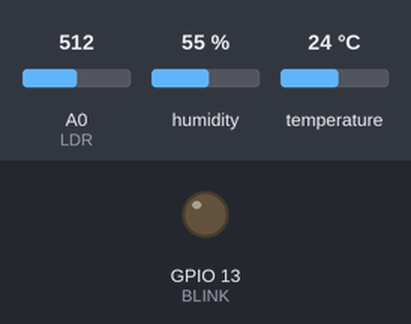
Recording of a sketch running on a simulated ESP8266 (NodeMCU). Parts: output pins drawn as LEDs (lit = HIGH). Wiring (inferred from the names in the program): DHT11 sensor: data GPIO 4. Inputs (shaded band) come from the test bench; at power-on: A0 (LDR) = 512, humidity 55 %, temperature 24 °C. WiFi joins after 1.5 s; servers stay silent unless stated; what the sketch prints to the serial monitor is not drawn.

Above: at 1.7 s.
At 11.4 s:
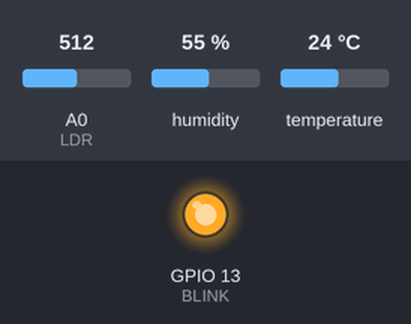
Timing chart, 0 to 28.1 s (numbered marks = the images above):
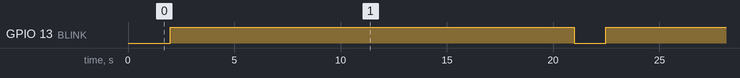

Measured:
- by itself, GPIO 13 (BLINK): alternates HIGH for 19.0 s and LOW for 1.5 s

The sketch:

Witty_ESP-12F_Light_sensor_to_ThingSpeak.ino
```cpp
#include <Adafruit_Sensor.h>
#include <DHT.h>
#include <DHT_U.h>
#include <ESP8266WiFi.h>

// replace with your channel’s thingspeak API key and your SSID and password
String apiKey = "YUNNBF1UYS1B5IGV";
const char* ssid = "IoTtest";
const char* password = "dr4gut1n";
const char* server = "api.thingspeak.com";

//#define DHTPIN D2
#define DHTPIN 4
#define DHTTYPE DHT11

const int LDR = A0;
const int BLINK = 13;


DHT dht(DHTPIN, DHTTYPE);
WiFiClient client;

void setup()
{
    Serial.begin(115200);
    delay(10);
    dht.begin();

    WiFi.begin(ssid, password);

    Serial.println();
    Serial.println();
    Serial.print("Connecting to ");
    Serial.println(ssid);

    WiFi.begin(ssid, password);

    while (WiFi.status() != WL_CONNECTED)
    {
        delay(500);
        Serial.print(".");
    }
    Serial.println("");
    Serial.println("WiFi connected");

    pinMode(LDR, INPUT);
    pinMode(BLINK, OUTPUT);

}

void loop()
{

    float h = dht.readHumidity();
    float t = dht.readTemperature();
    if (isnan(h) || isnan(t))
    {
        Serial.println("Failed to read from DHT sensor!");
        //return;
    }

    float ldr = analogRead(LDR);


    if (client.connect(server,80)) {
        String postStr = apiKey;
        postStr +="&field1=";
        postStr += String(t);
        postStr +="&field2=";
        postStr += String(h);
        postStr += "&field3=";
        postStr += String(ldr);
        postStr += "\r\n\r\n";


        client.print("POST /update HTTP/1.1\n");
        client.print("Host: api.thingspeak.com\n");
        client.print("Connection: close\n");
        client.print("X-THINGSPEAKAPIKEY: "+apiKey+"\n");
        client.print("Content-Type: application/x-www-form-urlencoded\n");
        client.print("Content-Length: ");
        client.print(postStr.length());
        client.print("\n\n");
        client.print(postStr);

        Serial.print("Temperature: ");
        Serial.println(t);
        Serial.print("Humidity: ");
        Serial.println(h);
        Serial.print("LDR: ");
        Serial.println(ldr);
        Serial.println("Sending data to Thingspeak");
    }
    client.stop();

    Serial.println("Waiting 20 secs");
// thingspeak needs at least a 15 sec delay between updates
// 20 seconds to be safe
//    delay(20000);

    digitalWrite(BLINK, HIGH);   // turn the LED on (HIGH is the voltage level)
    delay(19000);              // wait for a second
    digitalWrite(BLINK, LOW);    // turn the LED off by making the voltage LOW
    delay(1000);              // wait for a second


}
```
